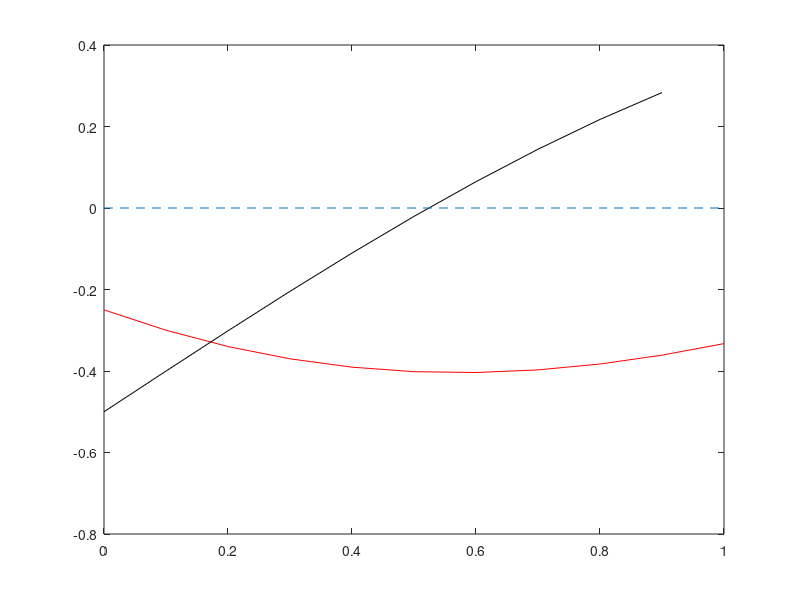

Recreate this plot in MATLAB.

h=0.1;  % time step
t=[0:h:1];   % time grid

g=@(u) u;   % for heavyside (A)
f=@(t) sin(t)-0.5;  % for du/dt=A+f(t)

u=zeros(1,length(t)); % initialize u solution vector
du=zeros(1,length(t)-1); % 
u(1)=-0.25;    % initial value

for i=2:length(t)
    % t(1)=u(1), so we move to t(2),u(2)
    if u(i-1)<0
        du(i-1)=f(t(i-1));
        u(i)=u(i-1)+h*du(i-1);
    else du(i-1)=1+f(t(i-1));
        u(i)=u(i-1)+h*du(i-1);
    end
end
tdu=t(1:length(t)-1);

sol=zeros(1,length(t)); 





figure
plot(t,u,'r',tdu,du,'k',t,sol,'--')
    